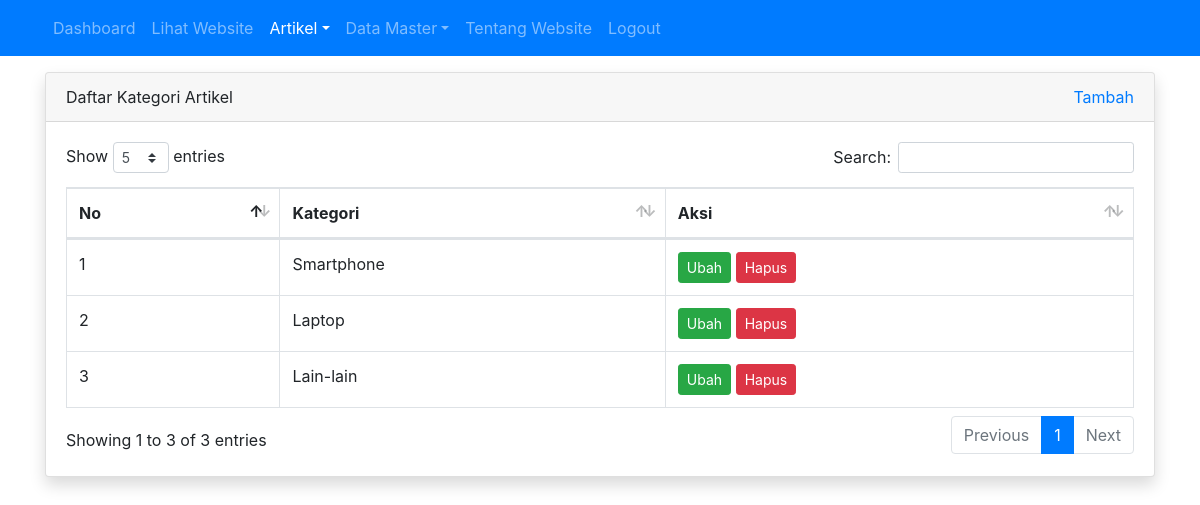
Page /admin/kategori_artikel/index.php (signed in) on the committed database.
### tables this page shows
CREATE TABLE `tbl_kategori_artikel` (
  `id` int(11) NOT NULL,
  `nama_kategori` varchar(30) DEFAULT NULL
);

### admin/kategori_artikel/index.php (the view, shortened to what this page needs)
<?php
require_once '../../koneksi.php';
$query = mysqli_query($koneksi, "SELECT * FROM tbl_kategori_artikel");
$no = 1;
?>
<!DOCTYPE html>
<html>
<head>
	<link rel="stylesheet" href="../../resources/datatables/datatables.min.css">
	<link rel="stylesheet" href="../../resources/css/bootstrap.min.css">
</head>
<body>
	<?php require_once '../navbar.php'; ?>
	<div class="container mt-3">
		<div class="row">
			<div class="col">
				<div class="card shadow">
					<div class="card-header">
						<div class="clearfix">
							<div class="float-left">
								Daftar Kategori Artikel
							</div>
							<div class="float-right">
								<a href="tambah.php">Tambah</a>
							</div>
						</div>
					</div>
					<div class="card-body">
						<table id="table_id" class="dataTable table table-bordered">
						    <thead>
						        <tr>
						            <th>No</th>
						            <th>Kategori</th>
						            <th>Aksi</th>
						        </tr>
						    </thead>
						    <tbody>
						        <?php while($row = mysqli_fetch_assoc($query)) : ?>
									<tr>
										<td><?= $no++ ?></td>
										<td><?= $row['nama_kategori'] ?></td>
										<td>
											<a href="ubah.php?id=<?= $row['id'] ?>" class="btn btn-success btn-sm">Ubah</a>
											<a href="hapus.php?id=<?= $row['id'] ?>" class="btn btn-danger btn-sm" onclick="return confirm('apakah anda yakin?')">Hapus</a>
										</td>
									</tr>
								<?php endwhile; ?>
						    </tbody>
						</table>
					</div>
				</div>
			</div>
		</div>
	</div>
</body>
</html>

### rows in the picture
tbl_kategori_artikel: nama_kategori "Smartphone"
tbl_kategori_artikel: nama_kategori "Laptop"
tbl_kategori_artikel: nama_kategori "Lain-lain"
